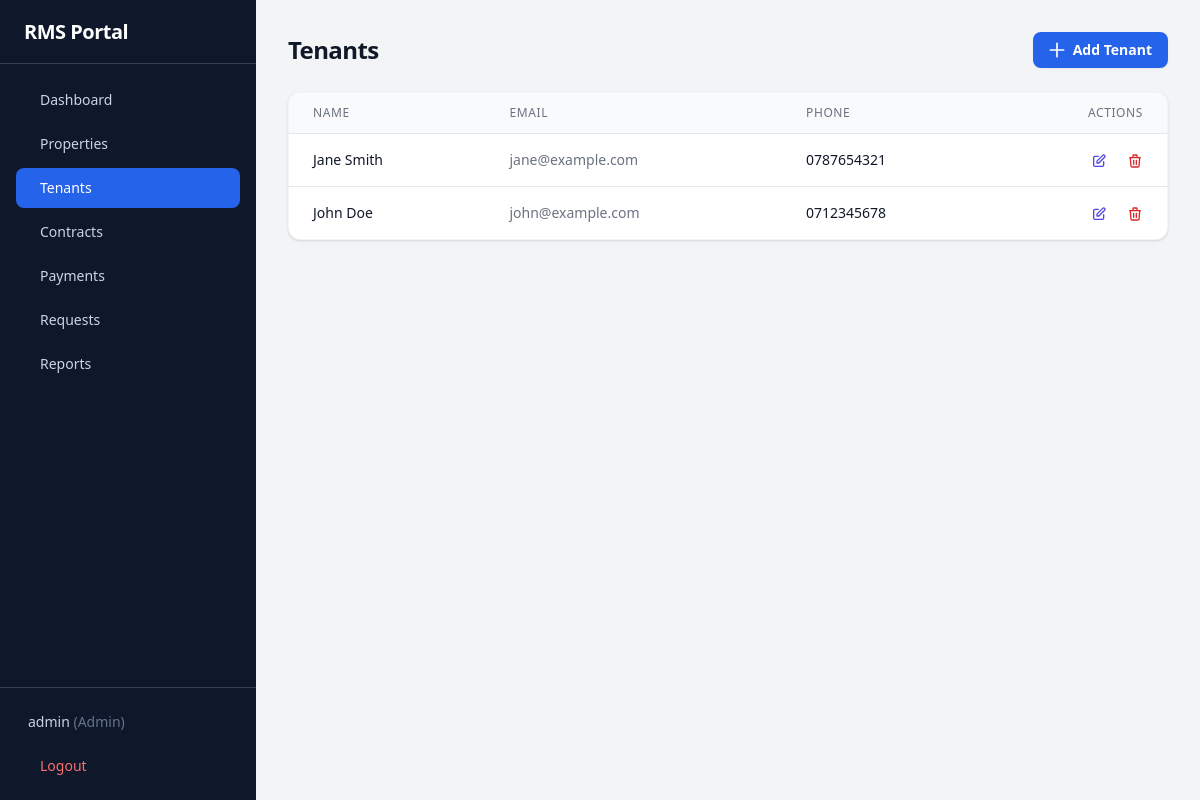
/tenants.php (signed in), run on the app's committed database.
### tables this page shows
CREATE TABLE IF NOT EXISTS users (
    id VARCHAR(20) PRIMARY KEY,
    username VARCHAR(50) UNIQUE NOT NULL,
    password VARCHAR(255) NOT NULL,
    role ENUM('admin','tenant','landlord') NOT NULL DEFAULT 'tenant',
    tenant_id VARCHAR(20) DEFAULT NULL,
    created_at TIMESTAMP DEFAULT CURRENT_TIMESTAMP
);

CREATE TABLE IF NOT EXISTS tenants (
    id VARCHAR(20) PRIMARY KEY,
    name VARCHAR(255) NOT NULL,
    email VARCHAR(255) NOT NULL,
    phone VARCHAR(50) NOT NULL,
    created_at TIMESTAMP DEFAULT CURRENT_TIMESTAMP
);

### config/database.php (called while the page is built, shortened)
<?php
$DB_HOST = getenv('DB_HOST') ?: 'localhost';
$DB_NAME = getenv('DB_NAME') ?: 'rms_portal';
$DB_USER = getenv('DB_USER') ?: 'root';
$DB_PASS = getenv('DB_PASS') ?: '';
try {
    $pdo = new PDO("mysql:host=$DB_HOST;dbname=$DB_NAME;charset=utf8mb4", $DB_USER, $DB_PASS, [
        PDO::ATTR_ERRMODE => PDO::ERRMODE_EXCEPTION,
        PDO::ATTR_DEFAULT_FETCH_MODE => PDO::FETCH_ASSOC,
        PDO::ATTR_EMULATE_PREPARES => false,
    ]);
} catch (PDOException $e) {
    die("Database connection failed: " . $e->getMessage());
}
function db(): PDO {
    global $pdo;
    return $pdo;
}

### includes/helpers.php (called while the page is built, shortened)
<?php
function hsc($str): string {
    return htmlspecialchars($str ?? '', ENT_QUOTES, 'UTF-8');
}

### includes/auth.php (called while the page is built, shortened)
<?php
require_once __DIR__ . '/../config/database.php';
function isLoggedIn(): bool {
    return isset($_SESSION['user_id']);
}
function getCurrentUser(): ?array {
    $stmt = db()->prepare("SELECT id, username, role, tenant_id FROM users WHERE id = ?");
    $stmt->execute([$_SESSION['user_id']]);
    return $stmt->fetch() ?: null;
}

### tenants.php (the view, shortened to what this page needs)
<?php
require_once __DIR__ . '/config/database.php';
require_once __DIR__ . '/includes/auth.php';
require_once __DIR__ . '/includes/helpers.php';
$tenants = db()->query("SELECT * FROM tenants ORDER BY name")->fetchAll();
?>
<div class="space-y-6">
    <div class="sm:flex sm:items-center justify-between">
        <h1 class="text-2xl font-bold tracking-tight text-gray-900">Tenants</h1>
        <div class="mt-4 sm:ml-16 sm:mt-0 sm:flex-none">
            <a href="?action=add" class="flex items-center justify-center rounded-lg bg-blue-600 px-4 py-2 text-sm font-semibold text-white shadow-sm hover:bg-blue-500">
                <svg class="-ml-0.5 mr-1.5 h-5 w-5" fill="none" stroke="currentColor" viewBox="0 0 24 24"><path stroke-linecap="round" stroke-linejoin="round" stroke-width="2" d="M12 4v16m8-8H4"/></svg>
                Add Tenant
            </a>
        </div>
    </div>
    <div class="bg-white rounded-xl shadow border border-gray-100 overflow-hidden">
        <div class="overflow-x-auto">
            <table class="min-w-full divide-y divide-gray-200">
                <thead class="bg-gray-50">
                    <tr>
                        <th class="px-6 py-3 text-left text-xs font-medium text-gray-500 uppercase tracking-wider">Name</th>
                        <th class="px-6 py-3 text-left text-xs font-medium text-gray-500 uppercase tracking-wider">Email</th>
                        <th class="px-6 py-3 text-left text-xs font-medium text-gray-500 uppercase tracking-wider">Phone</th>
                        <th class="px-6 py-3 text-right text-xs font-medium text-gray-500 uppercase tracking-wider">Actions</th>
                    </tr>
                </thead>
                <tbody class="divide-y divide-gray-200 bg-white">
                    <?php foreach ($tenants as $t): ?>
                    <tr class="hover:bg-gray-50">
                        <td class="whitespace-nowrap px-6 py-4 text-sm font-medium text-gray-900"><?= hsc($t['name']) ?></td>
                        <td class="whitespace-nowrap px-6 py-4 text-sm text-gray-500"><?= hsc($t['email']) ?></td>
                        <td class="whitespace-nowrap px-6 py-4 text-sm text-gray-900"><?= hsc($t['phone']) ?></td>
                        <td class="whitespace-nowrap px-6 py-4 text-right text-sm font-medium">
                            <a href="?edit=<?= $t['id'] ?>" class="text-indigo-600 hover:text-indigo-900 mr-4">
                                <svg class="w-4 h-4 inline" fill="none" stroke="currentColor" viewBox="0 0 24 24"><path stroke-linecap="round" stroke-linejoin="round" stroke-width="2" d="M11 5H6a2 2 0 00-2 2v11a2 2 0 002 2h11a2 2 0 002-2v-5m-1.414-9.414a2 2 0 112.828 2.828L11.828 15H9v-2.828l8.586-8.586z"/></svg>
                            </a>
                            <a href="?delete=<?= $t['id'] ?>" onclick="return confirm('Are you sure you want to delete this tenant?')" class="text-red-600 hover:text-red-900">
                                <svg class="w-4 h-4 inline" fill="none" stroke="currentColor" viewBox="0 0 24 24"><path stroke-linecap="round" stroke-linejoin="round" stroke-width="2" d="M19 7l-.867 12.142A2 2 0 0116.138 21H7.862a2 2 0 01-1.995-1.858L5 7m5 4v6m4-6v6m1-10V4a1 1 0 00-1-1h-4a1 1 0 00-1 1v3M4 7h16"/></svg>
                            </a>
                        </td>
                    </tr>
                    <?php endforeach; ?>
                </tbody>
            </table>
        </div>
    </div>
</div>
<?php
$content = ob_get_clean();
require __DIR__ . '/includes/layout.php';

### includes/layout.php (shortened to what this page needs)
<?php
require_once __DIR__ . '/auth.php';
require_once __DIR__ . '/helpers.php';
$user = getCurrentUser();
$current_page = basename($_SERVER['PHP_SELF'], '.php') ?: 'index';
$current_action = $_GET['action'] ?? '';
$admin_links = [
    ['name' => 'Dashboard', 'path' => 'index.php', 'icon' => 'dashboard'],
    ['name' => 'Properties', 'path' => 'properties.php', 'icon' => 'building'],
    ['name' => 'Tenants', 'path' => 'tenants.php', 'icon' => 'users'],
    ['name' => 'Contracts', 'path' => 'contracts.php', 'icon' => 'file-text'],
    ['name' => 'Payments', 'path' => 'payments.php', 'icon' => 'credit-card'],
    ['name' => 'Requests', 'path' => 'requests.php', 'icon' => 'message-square'],
    ['name' => 'Reports', 'path' => 'reports.php', 'icon' => 'bar-chart'],
];
$landlord_links = [
    ['name' => 'Dashboard', 'path' => 'index.php', 'icon' => 'dashboard'],
    ['name' => 'My Properties', 'path' => 'properties.php', 'icon' => 'building'],
    ['name' => 'Tenants', 'path' => 'tenants.php', 'icon' => 'users'],
    ['name' => 'Contracts', 'path' => 'contracts.php', 'icon' => 'file-text'],
    ['name' => 'Payments', 'path' => 'payments.php', 'icon' => 'credit-card'],
    ['name' => 'Requests', 'path' => 'requests.php', 'icon' => 'message-square'],
    ['name' => 'Reports', 'path' => 'reports.php', 'icon' => 'bar-chart'],
];
$tenant_links = [
    ['name' => 'My Dashboard', 'path' => 'index.php', 'icon' => 'dashboard', 'action' => ''],
    ['name' => 'Pay Rent (Control No.)', 'path' => 'index.php?action=generate_control_number', 'icon' => 'credit-card', 'action' => 'generate_control_number'],
    ['name' => 'Renew Contract', 'path' => 'index.php?action=extension', 'icon' => 'file-text', 'action' => 'extension'],
    ['name' => 'Report Issue (Repair)', 'path' => 'index.php?action=maintenance', 'icon' => 'wrench', 'action' => 'maintenance'],
    ['name' => 'Notice to Vacate', 'path' => 'index.php?action=move_out', 'icon' => 'file-output', 'action' => 'move_out'],
];
if ($user['role'] === 'admin') {
    $links = $admin_links;
} elseif ($user['role'] === 'landlord') {
    $links = $landlord_links;
} else {
    $links = $tenant_links;
}
?>
<!DOCTYPE html>
<html lang="en">
<head>
    <script src="https://cdn.tailwindcss.com"></script>
</head>
<body class="bg-gray-100">
<div class="min-h-screen flex" x-data="{ sidebarOpen: false }">
    <aside class="fixed lg:static inset-y-0 left-0 z-30 w-64 bg-slate-900 transform transition-transform duration-200 ease-in-out -translate-x-full lg:translate-x-0 flex flex-col"
           x-bind:class="sidebarOpen ? 'translate-x-0' : '-translate-x-full lg:translate-x-0'">
        <div class="h-16 flex items-center justify-between px-6 border-b border-slate-700">
            <h1 class="text-xl font-bold text-white tracking-tight">RMS Portal</h1>
        </div>
        <nav class="flex-1 px-4 py-4 space-y-1 overflow-y-auto">
            <?php foreach ($links as $link):
                $is_active = false;
                if (isset($link['action'])) {
                    $is_active = $current_page === 'index' && $current_action === $link['action'];
                    if ($link['action'] === '') {
                        $is_active = $current_page === 'index' && $current_action === '';
                    }
                } else {
                    $is_active = $current_page === basename($link['path'], '.php');
                }
            ?>
            <a href="<?= $link['path'] ?>"
               class="flex items-center px-3 py-2.5 text-sm font-medium rounded-lg transition-colors <?= $is_active ? 'bg-blue-600 text-white' : 'text-slate-300 hover:bg-slate-800 hover:text-white' ?>">
                <?= $link['name'] ?>
            </a>
            <?php endforeach; ?>
        </nav>
        <div class="p-4 border-t border-slate-700">
            <div class="flex items-center px-3 py-2 text-sm text-slate-300">
                <span class="truncate flex-1"><?= hsc($user['username']) ?> <span class="text-slate-500 capitalize">(<?= $user['role'] ?>)</span></span>
            </div>
            <a href="logout.php"
               class="mt-2 w-full flex items-center px-3 py-2 text-sm font-medium text-red-400 rounded-lg hover:bg-slate-800 transition-colors">
                Logout
            </a>
        </div>
    </aside>
    <main class="flex-1 flex flex-col min-w-0">
        <div class="flex-1 overflow-y-auto p-4 sm:p-6 lg:p-8">
            <div class="max-w-7xl mx-auto">
                <?= $content ?? '' ?>
            </div>
        </div>
    </main>
</div>
</body>
</html>

### data on the page
users: username "admin", role "Admin"
tenants: name "Jane Smith", email "jane@example.com", phone "0787654321"
tenants: name "John Doe", email "john@example.com", phone "0712345678"

### other printed values
$link['name'] "Dashboard"
$link['name'] "Properties"
$link['name'] "Tenants"
$link['name'] "Contracts"
$link['name'] "Payments"
$link['name'] "Requests"
$link['name'] "Reports"
